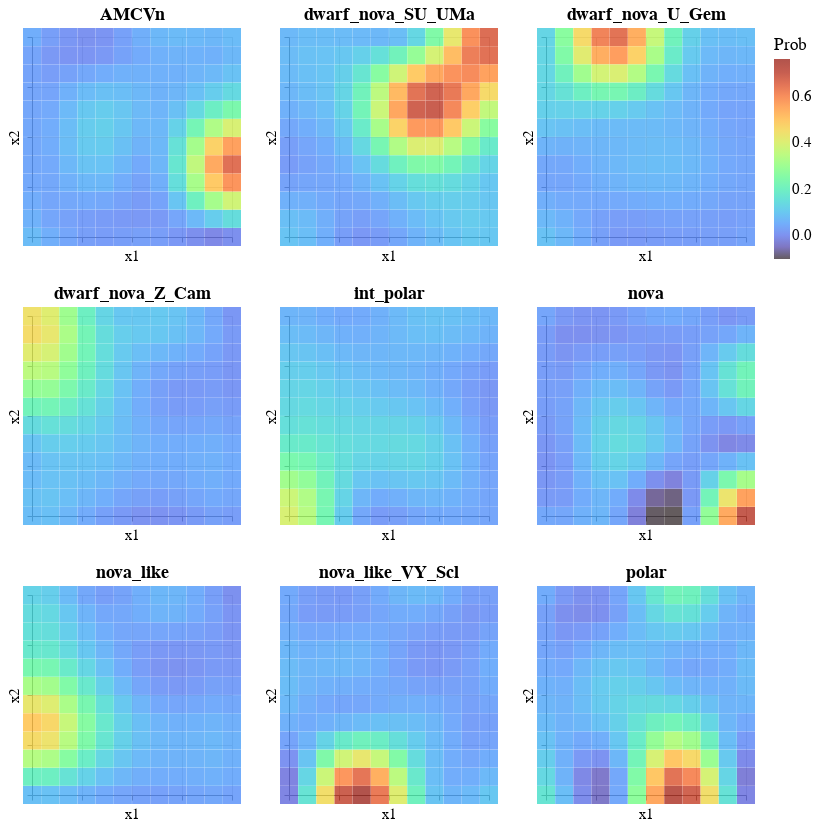

The cell this chart's notebook holds for it:
### Code cell
from sklearn.preprocessing import MinMaxScaler,StandardScaler

# matY has shape n_dimensions (number of features) * n_nodes in latent space. 
# Manifold in n-dimensional space (projection of matX in data space); 
# A point matY[:,i] is a center of a Gaussian component i on the manifold in data space. Y=WΦT
# Location of each node in the high dimensional space.
# It is related to the actual probability space through Y=W*phi(transpose).
# We therefore need to normalise the matrix to show the strength of a node's association to a given class relative to the other nodes.
refvect = gtm_model.matY
print(refvect.shape)

refvect = scaler.inverse_transform(refvect.T).T
# refvect = MinMaxScaler().fit_transform(refvect.T).T



# Here we are plotting matX, the coordinates of the nodes in the 2D space. We will colour code them based on 'label'. So this will be a
# grid of pixels in 2D space that is colour coded by some parameter.
def plot_ref_vect(gtm_matX,label,title,fig_size=(200,200)):
    dfmap = pd.DataFrame(gtm_matX, columns=["x1", "x2"])
    dfmap['Prob'] = label
    map = alt.Chart(dfmap).mark_square().encode(
        x='x1',
        y='x2',
        color=alt.Color('Prob:Q',
                        #scale=alt.Scale(scheme='viridis')),
                        scale=alt.Scale(scheme='turbo')),
        size=alt.value(325),
        tooltip=['x1','x2', 'Prob:Q'],
        #opacity='density'
    ).properties(title = title, width = fig_size[0], height = fig_size[1])
    return map
# %%

# Here we save into variables plots for each of the classes. The colour coding is based on matY. matY defines the central
# position of each Gaussian (node) in feature, or in this case class probability, space. 
gtm_refvect0 = plot_ref_vect(gtm_model.matX,label=refvect[0,:],title=labels2[0])
gtm_refvect1 = plot_ref_vect(gtm_model.matX,label=refvect[1,:],title=labels2[1])
gtm_refvect2 = plot_ref_vect(gtm_model.matX,label=refvect[2,:],title=labels2[2])
gtm_refvect3 = plot_ref_vect(gtm_model.matX,label=refvect[3,:],title=labels2[3])
gtm_refvect4 = plot_ref_vect(gtm_model.matX,label=refvect[4,:],title=labels2[4])
gtm_refvect5 = plot_ref_vect(gtm_model.matX,label=refvect[5,:],title=labels2[5])
gtm_refvect6 = plot_ref_vect(gtm_model.matX,label=refvect[6,:],title=labels2[6])
gtm_refvect7 = plot_ref_vect(gtm_model.matX,label=refvect[7,:],title=labels2[7])
gtm_refvect8 = plot_ref_vect(gtm_model.matX,label=refvect[8,:],title=labels2[8])

gtm_refs_top = gtm_refvect0 |  gtm_refvect1 |  gtm_refvect2 
gtm_refs_middle = gtm_refvect3 | gtm_refvect4 | gtm_refvect5
gtm_refs_bottom = gtm_refvect6 | gtm_refvect7 | gtm_refvect8 
class_maps = alt.vconcat(gtm_refs_top, gtm_refs_middle, gtm_refs_bottom).configure_legend(labelFontSize=15,titleFontSize=17, titleFontWeight='normal').configure_axis(labelFontSize=0, titleFontSize=15, titleFontWeight='normal')
class_maps = class_maps.configure_title(fontSize=18,fontWeight='bold')

class_maps

### Figure 1 — Vega-Lite specification as saved in the notebook (floating-point values rounded to 4 significant figures; data arrays with more than 128 entries replaced by an {"elided": "..."} marker saying what was removed)
{"config": {"view": {"continuousWidth": 300, "continuousHeight": 300}, "axis": {"labelFontSize": 0, "titleFontSize": 15, "titleFontWeight": "normal"}, "legend": {"labelFontSize": 15, "titleFontSize": 17, "titleFontWeight": "normal"}, "title": {"fontSize": 18, "fontWeight": "bold"}}, "vconcat": [{"hconcat": [{"data": {"name": "data-19be372f1d2ead98182cd8616d45e21f"}, "mark": {"type": "square"}, "encoding": {"color": {"field": "Prob", "scale": {"scheme": "turbo"}, "type": "quantitative"}, "size": {"value": 325}, "tooltip": [{"field": "x1", "type": "quantitative"}, {"field": "x2", "type": "quantitative"}, {"field": "Prob", "type": "quantitative"}], "x": {"field": "x1", "type": "quantitative"}, "y": {"field": "x2", "type": "quantitative"}}, "height": 200, "title": "AMCVn", "width": 200}, {"data": {"name": "data-0ce23b5cef8ccbad77861274605f6293"}, "mark": {"type": "square"}, "encoding": {"color": {"field": "Prob", "scale": {"scheme": "turbo"}, "type": "quantitative"}, "size": {"value": 325}, "tooltip": [{"field": "x1", "type": "quantitative"}, {"field": "x2", "type": "quantitative"}, {"field": "Prob", "type": "quantitative"}], "x": {"field": "x1", "type": "quantitative"}, "y": {"field": "x2", "type": "quantitative"}}, "height": 200, "title": "dwarf_nova_SU_UMa", "width": 200}, {"data": {"name": "data-4abfc73d079bd876e179e326110bd3f9"}, "mark": {"type": "square"}, "encoding": {"color": {"field": "Prob", "scale": {"scheme": "turbo"}, "type": "quantitative"}, "size": {"value": 325}, "tooltip": [{"field": "x1", "type": "quantitative"}, {"field": "x2", "type": "quantitative"}, {"field": "Prob", "type": "quantitative"}], "x": {"field": "x1", "type": "quantitative"}, "y": {"field": "x2", "type": "quantitative"}}, "height": 200, "title": "dwarf_nova_U_Gem", "width": 200}]}, {"hconcat": [{"data": {"name": "data-777058a59f539291af6e836b46c6cde9"}, "mark": {"type": "square"}, "encoding": {"color": {"field": "Prob", "scale": {"scheme": "turbo"}, "type": "quantitative"}, "size": {"value": 325}, "tooltip": [{"field": "x1", "type": "quantitative"}, {"field": "x2", "type": "quantitative"}, {"field": "Prob", "type": "quantitative"}], "x": {"field": "x1", "type": "quantitative"}, "y": {"field": "x2", "type": "quantitative"}}, "height": 200, "title": "dwarf_nova_Z_Cam", "width": 200}, {"data": {"name": "data-2aa1cb8fe0c6ec7453059553e3cdaa78"}, "mark": {"type": "square"}, "encoding": {"color": {"field": "Prob", "scale": {"scheme": "turbo"}, "type": "quantitative"}, "size": {"value": 325}, "tooltip": [{"field": "x1", "type": "quantitative"}, {"field": "x2", "type": "quantitative"}, {"field": "Prob", "type": "quantitative"}], "x": {"field": "x1", "type": "quantitative"}, "y": {"field": "x2", "type": "quantitative"}}, "height": 200, "title": "int_polar", "width": 200}, {"data": {"name": "data-535f57b1d0ba8911ca6aa8c8f655b742"}, "mark": {"type": "square"}, "encoding": {"color": {"field": "Prob", "scale": {"scheme": "turbo"}, "type": "quantitative"}, "size": {"value": 325}, "tooltip": [{"field": "x1", "type": "quantitative"}, {"field": "x2", "type": "quantitative"}, {"field": "Prob", "type": "quantitative"}], "x": {"field": "x1", "type": "quantitative"}, "y": {"field": "x2", "type": "quantitative"}}, "height": 200, "title": "nova", "width": 200}]}, {"hconcat": [{"data": {"name": "data-b1a7c0a194bf72e642780c1682c4c2af"}, "mark": {"type": "square"}, "encoding": {"color": {"field": "Prob", "scale": {"scheme": "turbo"}, "type": "quantitative"}, "size": {"value": 325}, "tooltip": [{"field": "x1", "type": "quantitative"}, {"field": "x2", "type": "quantitative"}, {"field": "Prob", "type": "quantitative"}], "x": {"field": "x1", "type": "quantitative"}, "y": {"field": "x2", "type": "quantitative"}}, "height": 200, "title": "nova_like", "width": 200}, {"data": {"name": "data-f1c787f9a59accddc57c876bde37b985"}, "mark": {"type": "square"}, "encoding": {"color": {"field": "Prob", "scale": {"scheme": "turbo"}, "type": "quantitative"}, "size": {"value": 325}, "tooltip": [{"field": "x1", "type": "quantitative"}, {"field": "x2", "type": "quantitative"}, {"field": "Prob", "type": "quantitative"}], "x": {"field": "x1", "type": "quantitative"}, "y": {"field": "x2", "type": "quantitative"}}, "height": 200, "title": "nova_like_VY_Scl", "width": 200}, {"data": {"name": "data-0c7b64896f81d83319370ffcfee48e71"}, "mark": {"type": "square"}, "encoding": {"color": {"field": "Prob", "scale": {"scheme": "turbo"}, "type": "quantitative"}, "size": {"value": 325}, "tooltip": [{"field": "x1", "type": "quantitative"}, {"field": "x2", "type": "quantitative"}, {"field": "Prob", "type": "quantitative"}], "x": {"field": "x1", "type": "quantitative"}, "y": {"field": "x2", "type": "quantitative"}}, "height": 200, "title": "polar", "width": 200}]}], "$schema": "https://vega.github.io/schema/vega-lite/v5.14.1.json", "datasets": {"data-19be372f1d2ead98182cd8616d45e21f": {"elided": "144 records"}, "data-0ce23b5cef8ccbad77861274605f6293": {"elided": "144 records"}, "data-4abfc73d079bd876e179e326110bd3f9": {"elided": "144 records"}, "data-777058a59f539291af6e836b46c6cde9": {"elided": "144 records"}, "data-2aa1cb8fe0c6ec7453059553e3cdaa78": {"elided": "144 records"}, "data-535f57b1d0ba8911ca6aa8c8f655b742": {"elided": "144 records"}, "data-b1a7c0a194bf72e642780c1682c4c2af": {"elided": "144 records"}, "data-f1c787f9a59accddc57c876bde37b985": {"elided": "144 records"}, "data-0c7b64896f81d83319370ffcfee48e71": {"elided": "144 records"}}}
